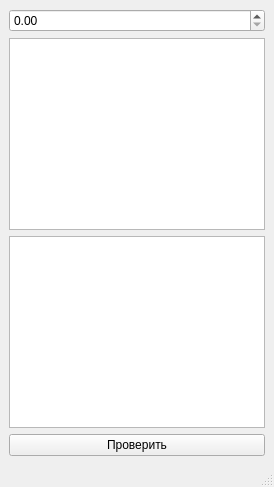
<?xml version="1.0" encoding="UTF-8"?>
<ui version="4.0">
    <class>MainWindow</class>
    <widget class="QMainWindow" name="MainWindow">
        <widget class="QWidget" name="centralwidget">
            <layout class="QVBoxLayout">
                <item>
                    <widget class="QDoubleSpinBox" name="spinBox" />
                </item>
                <item>
                    <widget class="QTextEdit" name="text1" />
                </item>
                <item>
                    <widget class="QTextEdit" name="text2" />
                </item>
                <item>
                    <widget class="QPushButton" name="btn">
                        <property name="text">
                            <string>Проверить</string>
                        </property>
                    </widget>
                </item>
            </layout>
        </widget>
        <widget class="QStatusBar" name="statusbar" />
    </widget>
</ui>
